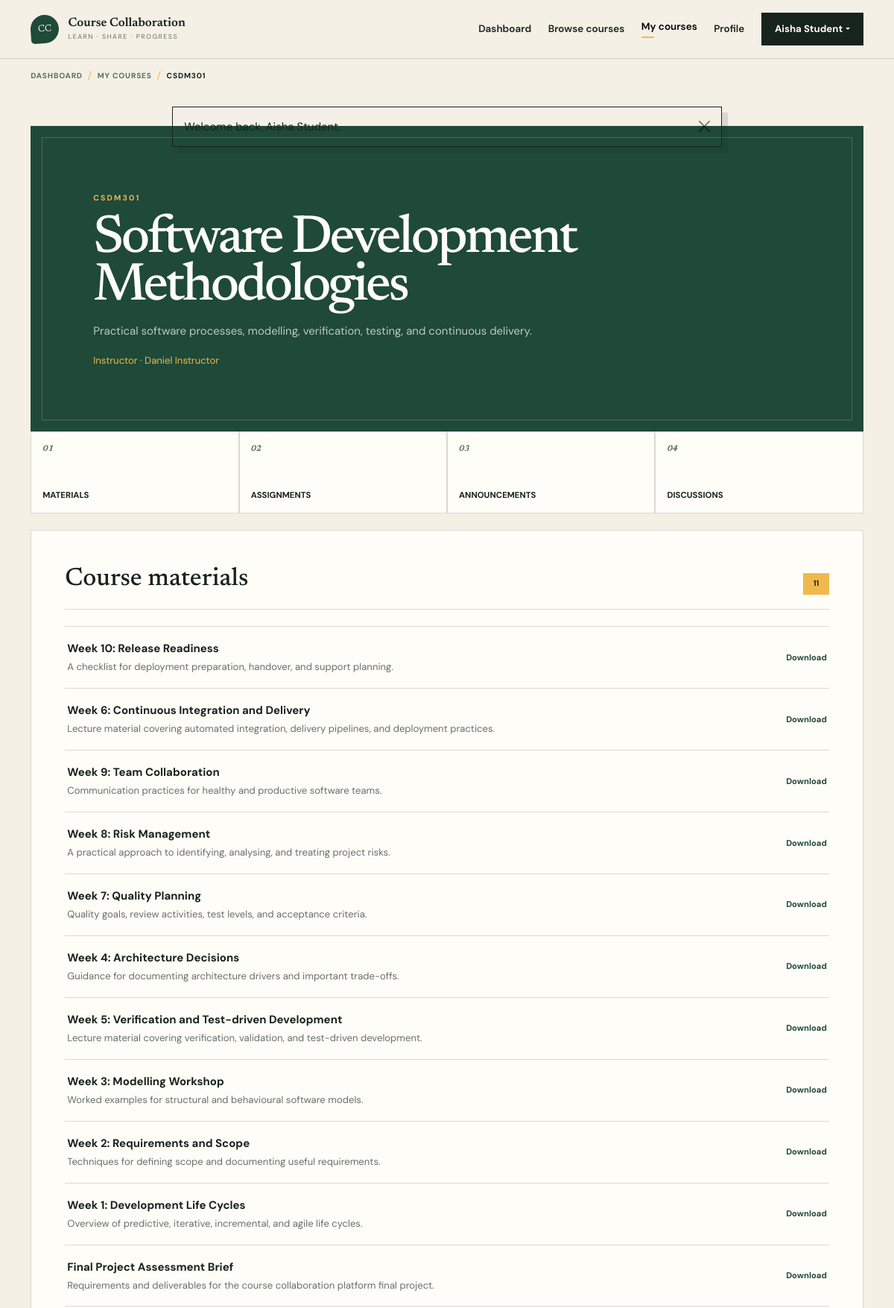
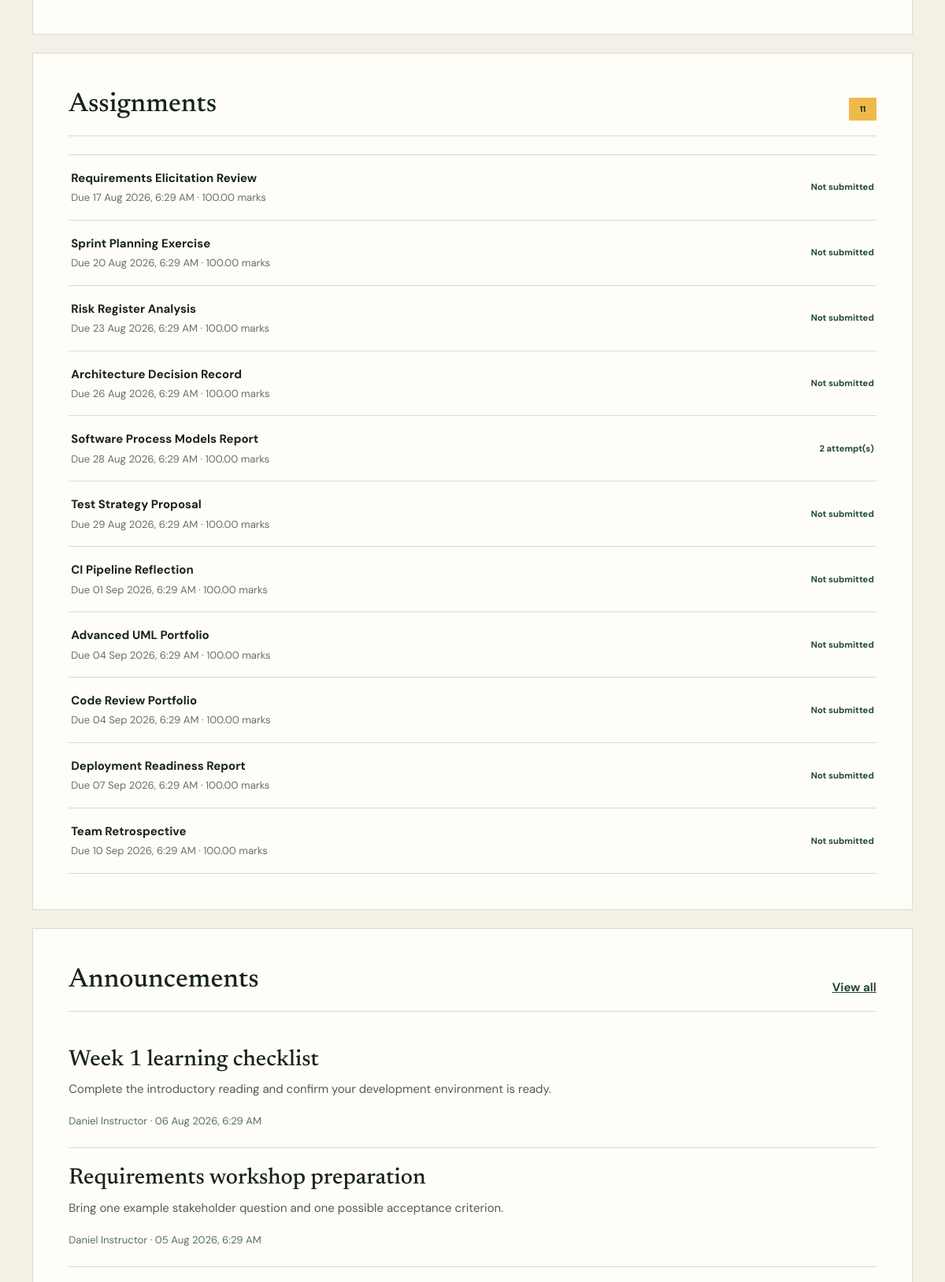
Screenshot of /student/course.php?id=1 (signed in, upper part) with the database file from the repository (2 pictures, top to bottom).
### tables this page shows
CREATE TABLE courses (
    id BIGINT UNSIGNED AUTO_INCREMENT PRIMARY KEY,
    instructor_id BIGINT UNSIGNED NOT NULL,
    course_code VARCHAR(30) NOT NULL,
    title VARCHAR(180) NOT NULL,
    description TEXT NULL,
    is_published TINYINT(1) NOT NULL DEFAULT 1,
    created_at TIMESTAMP NOT NULL DEFAULT CURRENT_TIMESTAMP,
    updated_at TIMESTAMP NOT NULL DEFAULT CURRENT_TIMESTAMP ON UPDATE CURRENT_TIMESTAMP,
    UNIQUE KEY uq_courses_code (course_code),
    KEY idx_courses_instructor (instructor_id),
    CONSTRAINT fk_courses_instructor
        FOREIGN KEY (instructor_id) REFERENCES users(id)
        ON UPDATE CASCADE ON DELETE RESTRICT
);

CREATE TABLE users (
    id BIGINT UNSIGNED AUTO_INCREMENT PRIMARY KEY,
    full_name VARCHAR(120) NOT NULL,
    email VARCHAR(190) NOT NULL,
    password_hash VARCHAR(255) NOT NULL,
    role ENUM('student', 'instructor') NOT NULL DEFAULT 'student',
    is_active TINYINT(1) NOT NULL DEFAULT 1,
    created_at TIMESTAMP NOT NULL DEFAULT CURRENT_TIMESTAMP,
    updated_at TIMESTAMP NOT NULL DEFAULT CURRENT_TIMESTAMP ON UPDATE CURRENT_TIMESTAMP,
    UNIQUE KEY uq_users_email (email),
    KEY idx_users_role (role)
);

CREATE TABLE course_materials (
    id BIGINT UNSIGNED AUTO_INCREMENT PRIMARY KEY,
    course_id BIGINT UNSIGNED NOT NULL,
    uploaded_by BIGINT UNSIGNED NOT NULL,
    title VARCHAR(180) NOT NULL,
    description TEXT NULL,
    stored_filename VARCHAR(255) NOT NULL,
    original_filename VARCHAR(255) NOT NULL,
    mime_type VARCHAR(120) NOT NULL,
    file_size BIGINT UNSIGNED NOT NULL,
    uploaded_at TIMESTAMP NOT NULL DEFAULT CURRENT_TIMESTAMP,
    KEY idx_materials_course (course_id),
    KEY idx_materials_uploader (uploaded_by),
    CONSTRAINT fk_materials_course
        FOREIGN KEY (course_id) REFERENCES courses(id)
        ON UPDATE CASCADE ON DELETE CASCADE,
    CONSTRAINT fk_materials_uploader
        FOREIGN KEY (uploaded_by) REFERENCES users(id)
        ON UPDATE CASCADE ON DELETE RESTRICT
);

CREATE TABLE assignments (
    id BIGINT UNSIGNED AUTO_INCREMENT PRIMARY KEY,
    course_id BIGINT UNSIGNED NOT NULL,
    created_by BIGINT UNSIGNED NOT NULL,
    title VARCHAR(180) NOT NULL,
    instructions TEXT NOT NULL,
    deadline DATETIME NOT NULL,
    max_grade DECIMAL(6,2) NOT NULL DEFAULT 100.00,
    created_at TIMESTAMP NOT NULL DEFAULT CURRENT_TIMESTAMP,
    updated_at TIMESTAMP NOT NULL DEFAULT CURRENT_TIMESTAMP ON UPDATE CURRENT_TIMESTAMP,
    KEY idx_assignments_course (course_id),
    KEY idx_assignments_deadline (deadline),
    KEY idx_assignments_creator (created_by),
    CONSTRAINT fk_assignments_course
        FOREIGN KEY (course_id) REFERENCES courses(id)
        ON UPDATE CASCADE ON DELETE CASCADE,
    CONSTRAINT fk_assignments_creator
        FOREIGN KEY (created_by) REFERENCES users(id)
        ON UPDATE CASCADE ON DELETE RESTRICT,
    CONSTRAINT chk_assignments_max_grade CHECK (max_grade > 0)
);

CREATE TABLE announcements (
    id BIGINT UNSIGNED AUTO_INCREMENT PRIMARY KEY,
    course_id BIGINT UNSIGNED NOT NULL,
    author_id BIGINT UNSIGNED NOT NULL,
    title VARCHAR(180) NOT NULL,
    content TEXT NOT NULL,
    posted_at TIMESTAMP NOT NULL DEFAULT CURRENT_TIMESTAMP,
    updated_at TIMESTAMP NOT NULL DEFAULT CURRENT_TIMESTAMP ON UPDATE CURRENT_TIMESTAMP,
    KEY idx_announcements_course_date (course_id, posted_at),
    KEY idx_announcements_author (author_id),
    CONSTRAINT fk_announcements_course
        FOREIGN KEY (course_id) REFERENCES courses(id)
        ON UPDATE CASCADE ON DELETE CASCADE,
    CONSTRAINT fk_announcements_author
        FOREIGN KEY (author_id) REFERENCES users(id)
        ON UPDATE CASCADE ON DELETE RESTRICT
);

### config/database.php (called while the page is built, shortened)
<?php
function database(): PDO
{
    static $connection = null;
    if ($connection instanceof PDO) {
        return $connection;
    }
    $host = getenv('DB_HOST') ?: '127.0.0.1';
    $port = getenv('DB_PORT') ?: '3306';
    $name = getenv('DB_NAME') ?: 'course_collaboration';
    $username = getenv('DB_USER') ?: 'root';
    $password = getenv('DB_PASS') ?: '';
    $dsn = "mysql:host={$host};port={$port};dbname={$name};charset=utf8mb4";
    try {
        $connection = new PDO($dsn, $username, $password, [
            PDO::ATTR_ERRMODE => PDO::ERRMODE_EXCEPTION,
            PDO::ATTR_DEFAULT_FETCH_MODE => PDO::FETCH_ASSOC,
            PDO::ATTR_EMULATE_PREPARES => false,
        ]);
    } catch (PDOException $exception) {
        error_log('Database connection failed: ' . $exception->getMessage());
        throw new RuntimeException('Unable to connect to the database. Check the application configuration.');
    }
    return $connection;
}

### config/app.php (called while the page is built, shortened)
<?php
function url(string $path = ''): string
{
    return BASE_URL . ($path !== '' ? '/' . ltrim($path, '/') : '');
}
function e(?string $value): string
{
    return htmlspecialchars($value ?? '', ENT_QUOTES | ENT_SUBSTITUTE, 'UTF-8');
}

### includes/auth.php (called while the page is built, shortened)
<?php
require_once __DIR__ . '/../config/app.php';
require_once __DIR__ . '/../config/database.php';
function positive_id(mixed $value): ?int
{
    $validated = filter_var($value, FILTER_VALIDATE_INT, ['options' => ['min_range' => 1]]);
    return $validated === false ? null : (int) $validated;
}
function format_datetime(?string $value, string $fallback = 'Not available'): string
{
    $timestamp = strtotime($value);
    return $timestamp === false ? $fallback : date('d M Y, g:i A', $timestamp);
}

### student/course.php (the view, shortened to what this page needs)
<?php
require_once __DIR__ . '/../includes/auth.php';
$user = require_role('student');
$courseId = positive_id($_GET['id'] ?? null) ?? not_found('Invalid course ID.');
$courseStatement = database()->prepare(
    'SELECT c.*, u.full_name AS instructor_name
     FROM courses c
     JOIN users u ON u.id = c.instructor_id
     WHERE c.id = :course_id AND c.is_published = 1
     LIMIT 1'
);
$courseStatement->execute(['course_id' => $courseId]);
$course = $courseStatement->fetch() ?: not_found('Course not found.');
$enrolmentStatement = database()->prepare(
    'SELECT id, status, enrolled_at
     FROM enrolments
     WHERE course_id = :course_id AND student_id = :student_id
     LIMIT 1'
);
$enrolmentStatement->execute([
    'course_id' => $courseId,
    'student_id' => $user['id'],
]);
$enrolment = $enrolmentStatement->fetch();
$isEnrolled = $enrolment && $enrolment['status'] === 'active';
$materials = [];
$assignments = [];
$announcements = [];
if ($isEnrolled) {
    $materialStatement = database()->prepare(
        'SELECT *
         FROM course_materials
         WHERE course_id = :course_id
         ORDER BY uploaded_at DESC'
    );
    $materialStatement->execute(['course_id' => $courseId]);
    $materials = $materialStatement->fetchAll();
    $assignmentStatement = database()->prepare(
        'SELECT a.*,
            (
                SELECT COUNT(*)
                FROM submissions sub
                WHERE sub.assignment_id = a.id AND sub.student_id = :student_id
            ) AS attempt_count
         FROM assignments a
         WHERE a.course_id = :course_id
         ORDER BY a.deadline'
    );
    $assignmentStatement->execute([
        'student_id' => $user['id'],
        'course_id' => $courseId,
    ]);
    $assignments = $assignmentStatement->fetchAll();
    $announcementStatement = database()->prepare(
        'SELECT an.*, u.full_name AS author_name
         FROM announcements an
         JOIN users u ON u.id = an.author_id
         WHERE an.course_id = :course_id
         ORDER BY an.posted_at DESC
         LIMIT 5'
    );
    $announcementStatement->execute(['course_id' => $courseId]);
    $announcements = $announcementStatement->fetchAll();
}
require __DIR__ . '/../includes/header.php';
?>
<section class="app-shell">
    <div class="container">
        <div class="course-hero">
            <span><?= e($course['course_code']) ?></span>
            <h1><?= e($course['title']) ?></h1>
            <p><?= e($course['description'] ?: 'No course description has been added.') ?></p>
            <small>Instructor &middot; <?= e($course['instructor_name']) ?></small>
        </div>
        <?php if ($isEnrolled): ?>
            <div class="action-grid student-actions">
                <a href="#materials"><span>01</span> Materials</a>
                <a href="#assignments"><span>02</span> Assignments</a>
                <a href="#announcements"><span>03</span> Announcements</a>
                <a href="<?= e(url('discussions.php?course_id=' . $courseId)) ?>">
                    <span>04</span> Discussions
                </a>
            </div>
            <div class="content-panel mt-4" id="materials">
                <div class="panel-heading">
                    <h2>Course materials</h2>
                    <span class="count-pill"><?= count($materials) ?></span>
                </div>
                <?php if ($materials === []): ?>
                    <p class="text-muted">No materials uploaded yet.</p>
                <?php else: ?>
                    <div class="resource-list">
                        <?php foreach ($materials as $material): ?>
                            <a href="<?= e(url('download.php?type=material&id=' . $material['id'])) ?>">
                                <div>
                                    <strong><?= e($material['title']) ?></strong>
                                    <small>
                                        <?= e($material['description'] ?: $material['original_filename']) ?>
                                    </small>
                                </div>
                                <span>Download</span>
                            </a>
                        <?php endforeach; ?>
                    </div>
                <?php endif; ?>
            </div>
            <div class="content-panel mt-4" id="assignments">
                <div class="panel-heading">
                    <h2>Assignments</h2>
                    <span class="count-pill"><?= count($assignments) ?></span>
                </div>
                <?php if ($assignments === []): ?>
                    <p class="text-muted">No assignments created yet.</p>
                <?php else: ?>
                    <div class="assignment-list">
                        <?php foreach ($assignments as $assignment): ?>
                            <a href="<?= e(url('student/assignment.php?id=' . $assignment['id'])) ?>">
                                <div>
                                    <strong><?= e($assignment['title']) ?></strong>
                                    <small>
                                        Due <?= e(format_datetime($assignment['deadline'])) ?>
                                        &middot; <?= e($assignment['max_grade']) ?> marks
                                    </small>
                                </div>
                                <span>
                                    <?= (int) $assignment['attempt_count'] > 0
                                        ? (int) $assignment['attempt_count'] . ' attempt(s)'
                                        : 'Not submitted' ?>
                                </span>
                            </a>
                        <?php endforeach; ?>
                    </div>
                <?php endif; ?>
            </div>
            <div class="content-panel mt-4" id="announcements">
                <div class="panel-heading">
                    <h2>Announcements</h2>
                    <a href="<?= e(url('student/announcements.php')) ?>">View all</a>
                </div>
                <?php if ($announcements === []): ?>
                    <p class="text-muted">No announcements yet.</p>
                <?php else: ?>
                    <?php foreach ($announcements as $announcement): ?>
                        <article class="announcement">
                            <h3><?= e($announcement['title']) ?></h3>
                            <p><?= nl2br(e($announcement['content'])) ?></p>
                            <small>
                                <?= e($announcement['author_name']) ?>
                                &middot; <?= e(format_datetime($announcement['posted_at'])) ?>
                            </small>
                        </article>
                    <?php endforeach; ?>
                <?php endif; ?>
            </div>
        <?php endif; ?>
    </div>
</section>
<?php require __DIR__ . '/../includes/footer.php'; ?>

### assets/css/style.css (style rules this page uses)
:root { --ink: #17231d; --forest: #1f4938; --moss: #54725f; --sun: #f0b94c; --cream: #f4f0e6; --paper: #fffdf7; --line: rgba(23, 35, 29, 0.16); --muted: #667169; --display: "Newsreader", Georgia, serif; --body: "DM Sans", sans-serif; }
html { font-size: 15px; scroll-behavior: smooth; }
body { background: var(--cream); color: var(--ink); font-family: var(--body); overflow-x: hidden; -webkit-font-smoothing: antialiased; }
.form-intro a, .panel-heading a { color: var(--forest); font-weight: 700; }
.app-shell { min-height: calc(100vh - 172px); padding: 3.5rem 0 7rem; }
.content-panel { background: var(--paper); border: 1px solid var(--line); padding: clamp(1.5rem, 4vw, 3rem); }
.panel-heading { align-items: end; border-bottom: 1px solid var(--line); display: flex; gap: 2rem; justify-content: space-between; margin-bottom: 1.5rem; padding-bottom: 1.25rem; }
.panel-heading h2 { font-family: var(--display); font-size: 2.25rem; margin: 0; }
.count-pill { background: var(--sun); color: var(--ink); font-size: .7rem; font-weight: 700; min-width: 2.3rem; padding: .45rem .7rem; text-align: center; }
.course-hero { background: var(--forest); color: var(--paper); overflow: hidden; padding: clamp(2.8rem,7vw,6rem); position: relative; }
.course-hero::after { border: 1px solid rgba(255,255,255,.18); content: ""; inset: 1rem; pointer-events: none; position: absolute; }
.course-hero > span { color: var(--sun); font-size: .7rem; font-weight: 700; letter-spacing: .2em; text-transform: uppercase; }
.course-hero h1 { font-family: var(--display); font-size: clamp(2.9rem, 6vw, 5.6rem); letter-spacing: -.05em; line-height: .88; margin: 1rem 0; max-width: 900px; }
.course-hero p { color: rgba(255,255,255,.7); line-height: 1.7; max-width: 720px; }
.course-hero small { color: var(--sun); }
.action-grid { display: grid; grid-template-columns: repeat(6,1fr); }
.action-grid a { background: var(--paper); border: 1px solid var(--line); border-top: 0; color: var(--ink); display: flex; flex-direction: column; font-size: .76rem; font-weight: 700; min-height: 110px; padding: 1rem; text-decoration: none; text-transform: uppercase; }
.action-grid span { color: var(--moss); font-family: var(--display); font-style: italic; margin-bottom: auto; }
.student-actions { grid-template-columns: repeat(4,1fr); }
.resource-list > a, .assignment-list > a, .assignment-admin { align-items: center; border-bottom: 1px solid var(--line); color: var(--ink); display: flex; gap: 1rem; justify-content: space-between; padding: 1.2rem .2rem; text-decoration: none; }
.resource-list > a:first-child, .assignment-list > a:first-child { border-top: 1px solid var(--line); }
.resource-list > a > div, .assignment-list > a > div, .assignment-admin > .assignment-summary { display: flex; flex-direction: column; }
.resource-list small, .assignment-list small, .assignment-admin small { color: var(--muted); margin-top: .25rem; }
.resource-list > a > span, .assignment-list > a > span { color: var(--forest); font-size: .75rem; font-weight: 700; }
.announcement { border-bottom: 1px solid var(--line); padding: 1.5rem 0; }
.announcement h2, .announcement h3 { font-family: var(--display); font-size: 1.9rem; }
.announcement p { color: #4f5b54; line-height: 1.7; }
.announcement small { color: var(--moss); }

### rows the page displays
courses: course_code "CSDM301", title "Software Development Methodologies", description "Practical software processes, modelling, verification, testing, and continuous delivery.", instructor.full_name "Daniel Instructor"
course_materials: title "Week 10: Release Readiness", description "A checklist for deployment preparation, handover, and support planning."
course_materials: title "Week 6: Continuous Integration and Delivery", description "Lecture material covering automated integration, delivery pipelines, and deployment practices."
course_materials: title "Week 9: Team Collaboration", description "Communication practices for healthy and productive software teams."
course_materials: title "Week 8: Risk Management", description "A practical approach to identifying, analysing, and treating project risks."
course_materials: title "Week 7: Quality Planning", description "Quality goals, review activities, test levels, and acceptance criteria."
course_materials: title "Week 4: Architecture Decisions", description "Guidance for documenting architecture drivers and important trade-offs."
course_materials: title "Week 5: Verification and Test-driven Development", description "Lecture material covering verification, validation, and test-driven development."
course_materials: title "Week 3: Modelling Workshop", description "Worked examples for structural and behavioural software models."
course_materials: title "Week 2: Requirements and Scope", description "Techniques for defining scope and documenting useful requirements."
course_materials: title "Week 1: Development Life Cycles", description "Overview of predictive, iterative, incremental, and agile life cycles."
course_materials: title "Final Project Assessment Brief", description "Requirements and deliverables for the course collaboration platform final project."
assignments: title "Requirements Elicitation Review", deadline "17 Aug 2026, 6:29 AM", max_grade "100.00", shows "Not submitted"
assignments: title "Sprint Planning Exercise", deadline "20 Aug 2026, 6:29 AM", max_grade "100.00", shows "Not submitted"
assignments: title "Risk Register Analysis", deadline "23 Aug 2026, 6:29 AM", max_grade "100.00", shows "Not submitted"
assignments: title "Architecture Decision Record", deadline "26 Aug 2026, 6:29 AM", max_grade "100.00", shows "Not submitted"
assignments: title "Software Process Models Report", deadline "28 Aug 2026, 6:29 AM", max_grade "100.00", attempt_count "2"
assignments: title "Test Strategy Proposal", deadline "29 Aug 2026, 6:29 AM", max_grade "100.00", shows "Not submitted"
assignments: title "CI Pipeline Reflection", deadline "01 Sep 2026, 6:29 AM", max_grade "100.00", shows "Not submitted"
assignments: title "Advanced UML Portfolio", deadline "04 Sep 2026, 6:29 AM", max_grade "100.00", shows "Not submitted"
assignments: title "Code Review Portfolio", deadline "04 Sep 2026, 6:29 AM", max_grade "100.00", shows "Not submitted"
assignments: title "Deployment Readiness Report", deadline "07 Sep 2026, 6:29 AM", max_grade "100.00", shows "Not submitted"
assignments: title "Team Retrospective", deadline "10 Sep 2026, 6:29 AM", max_grade "100.00", shows "Not submitted"
announcements: title "Week 1 learning checklist", content "Complete the introductory reading and confirm your development environment is ready.", author.full_name "Daniel Instructor", posted_at "06 Aug 2026, 6:29 AM"
announcements: title "Requirements workshop preparation", content "Bring one example stakeholder question and one possible acceptance criterion.", author.full_name "Daniel Instructor", posted_at "05 Aug 2026, 6:29 AM"

### other values shown
$authenticatedUser['full_name'] "Aisha Student"
$breadcrumb['label'] "DASHBOARD"
$breadcrumb['label'] "MY COURSES"
$breadcrumb['label'] "CSDM301"
$flash['message'] "Welcome back, Aisha Student."
count($materials) "11"
count($assignments) "11"
